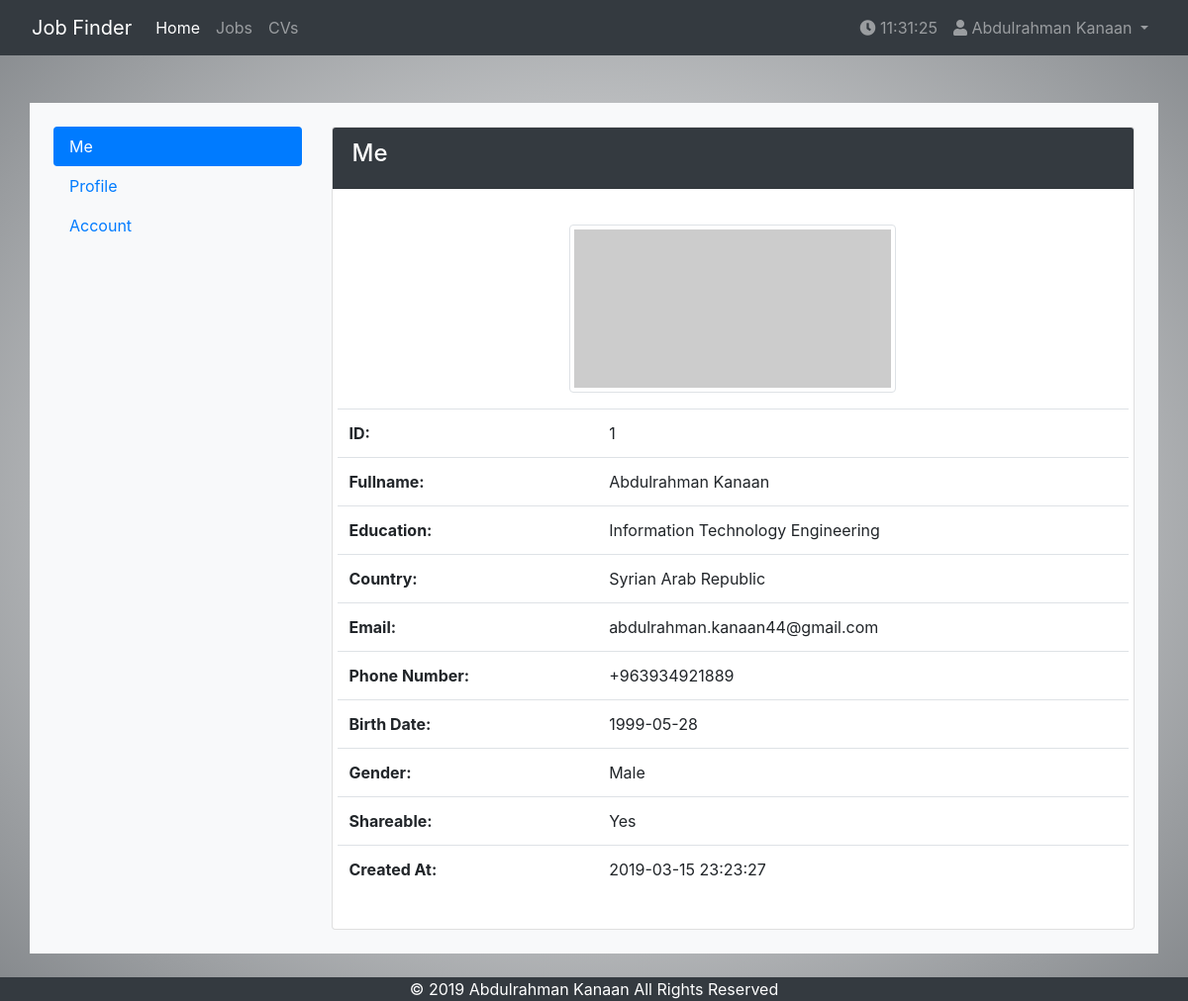
Screenshot of /users/me (signed in) with the database file from the repository.
### tables this page shows
CREATE TABLE `users` (
  `ID` int(11) NOT NULL,
  `username` varchar(255) NOT NULL,
  `password` varchar(255) NOT NULL,
  `fullname` varchar(255) NOT NULL,
  `email` varchar(255) NOT NULL,
  `gender` enum('Male','Female','','') DEFAULT NULL,
  `education` varchar(255) DEFAULT NULL,
  `phone_number` varchar(255) DEFAULT NULL,
  `nationality` int(3) DEFAULT NULL,
  `birth_date` date DEFAULT NULL,
  `created_at` datetime NOT NULL DEFAULT CURRENT_TIMESTAMP,
  `shareable` tinyint(1) NOT NULL DEFAULT '1'
);

CREATE TABLE `countries` (
  `id` int(11) NOT NULL,
  `country_code` varchar(2) NOT NULL,
  `country_name` varchar(255) NOT NULL
);

### app/controllers/Users.php (called while the page is built, shortened)
<?php
class Users extends Controller{
    private $userModel;
    public function __construct() {
        $this->userModel = $this->model('User');
    }
    public function me()
    {
        $info = $this->userModel->findUserById($_SESSION['curID']);
        $data = [
            'pageTitle' => 'Me',
            'id' => $info->ID,
            'username' => $info->username,
            'fullname' => $info->fullname,
            'edu' => $info->education,
            'nat' => $info->country,
            'phone_number' => $info->phone_number,
            'birth_date' => $info->birth_date,
            'email' => $info->email,
            'gender' => $info->gender,
            'shareable' => $info->shareable,
            'created_at' => $info->created_at
        ];
        $this->view("users/me", $data);
    }
}
?>

### app/libraries/Core.php (called while the page is built, shortened)
<?php
class Core{
    protected $currentMethod = 'index';
    public function __construct(){
        $url = $this->getUrl();
        if(file_exists(APPROOT . '/controllers/' . ucwords($url[0]) . '.php')){
            unset($url[0]);
        }
        $this->currentController = new $this->currentController();
        if(isset($url[1])){
            if(method_exists($this->currentController, $url[1])){
                $this->currentMethod = $url[1];
                unset($url[1]);
            }
        }
        $this->params = $url ? array_values($url) : [] ;
        call_user_func_array([$this->currentController, $this->currentMethod], $this->params);
    }
    public function getUrl(){
        if(isset($_GET['url'])){
            $url = $_GET['url'];
            $url = rtrim($url, '/');
            $url = filter_var($url, FILTER_SANITIZE_URL);
            $url = explode('/', $url);
            return $url;
        }
    }
};
?>

### public/index.php (called while the page is built, shortened)
<?php
    $init = new Core();
?>

### app/libraries/Database.php (called while the page is built, shortened)
<?php
class Database {
    private $host = DB_HOST;
    private $username = DB_USER;
    private $passwd = DB_PASS;
    private $dbname = DB_NAME;
    private $dbh;
    private $stmt;
    public function __construct(){
        $this->dsn = 'mysql:host=' . $this->host . ';dbname=' . $this->dbname;
        $this->options = array(
            PDO::ATTR_PERSISTENT => true,
            PDO::ATTR_ERRMODE => PDO::ERRMODE_EXCEPTION,
            PDO::MYSQL_ATTR_INIT_COMMAND => 'SET NAMES utf8'
        );
        try{
            $this->dbh = new PDO($this->dsn, $this->username, $this->passwd, $this->options);
        }
        catch(PDOException $e){
            $this->error = $e->getMessage();
            echo 'Error: ' . $this->error;
        }
    }
    public function query($sql){
        $this->stmt = $this->dbh->prepare($sql);
    }
    public function bind($param, $value, $type = null){
        if(is_null($type)){
            switch(true){
            case is_int($value):
                $type = PDO::PARAM_INT;
                break;
            }
        }
        $this->stmt->bindValue($param, $value, $type);
    }
    public function execute(){
        return $this->stmt->execute();
    }
    public function single(){
        $this->execute();
        return $this->stmt->fetch(PDO::FETCH_OBJ);
    }
}
?>

### app/models/User.php (called while the page is built, shortened)
<?php
class User {
    private $db;
    public function __construct() {
        $this->db = new Database();
    }
    public function findUserById($id)
    {
        $this->db->query("SELECT users.*, countries.country_name AS country FROM users
                        INNER JOIN countries ON users.nationality = countries.id
                        WHERE users.ID = :id");
        $this->db->bind(':id', $id);
        $row = $this->db->single();
        if($this->db->rowCount() > 0){
            return $row;
        } else {
            return false;
        }
    }
}
?>

### app/views/users/me.php (the view)
<?php require APPROOT . '/views/includes/header.php'; require APPROOT . '/views/includes/navbar.php'; ?>
<div class="my-5">
    <div class="container bg-light p-4">
        <div class="row">
            <div class="col-md-3 mb-3">
                <div class="nav flex-column nav-pills">
                <a href="<?php echo URLROOT . '/users/me' ?>" class="nav-link active">Me</a>
                    <a href="<?php echo URLROOT . '/users/profile' ?>" class="nav-link">Profile</a>
                    <a href="<?php echo URLROOT . '/users/account' ?>" class="nav-link">Account</a>
                </div>
            </div>
            <div class="col-md-9">
                <div class="tab-content">
                    <div class="card">
                        <div class="card-header text-white bg-dark"><h4><?php echo $data['pageTitle']; ?></h4></div>
                        <div class="card-body">
                            <div class="row justify-content-md-center">
                                <div class="col" style="max-width: 360px; max-height: 360px;">
                                    <img src="https://via.placeholder.com/2048x1024" class="mx-auto d-block my-3 img-thumbnail img-fluid">
                                </div>
                            </div>
                            <div class="row">
                                <div class="table-responsive">
                                    <table class="table">
                                        <tr>
                                            <td><strong>ID: </strong></td>
                                            <td><?php echo $data['id']; ?></td>
                                        </tr>
                                        <tr>
                                            <td><strong>Fullname: </strong></td>
                                            <td><?php echo $data['fullname']; ?></td>
                                        </tr>
                                        <tr>
                                            <td><strong>Education: </strong></td>
                                            <td><?php echo $data['edu']; ?></td>
                                        </tr>
                                        <tr>
                                            <td><strong>Country: </strong></td>
                                            <td><?php echo $data['nat']; ?></td>
                                        </tr>
                                        <tr>
                                            <td><strong>Email: </strong></td>
                                            <td><?php echo $data['email']; ?></td>
                                        </tr>
                                        <tr>
                                            <td><strong>Phone Number: </strong></td>
                                            <td><?php echo $data['phone_number']; ?></td>
                                        </tr>
                                        <tr>
                                            <td><strong>Birth Date: </strong></td>
                                            <td><?php echo $data['birth_date']; ?></td>
                                        </tr>
                                        <tr>
                                            <td><strong>Gender: </strong></td>
                                            <td><?php echo $data['gender']; ?></td>
                                        </tr>
                                        <tr>
                                            <td><strong>Shareable: </strong></td>
                                            <td><?php echo ($data['shareable']) ? 'Yes': 'No'; ?></td>
                                        </tr>
                                        <tr>
                                            <td><strong>Created At: </strong></td>
                                            <td><?php echo $data['created_at']; ?></td>
                                        </tr>
                                    </table>
                                </div>
                            </div>
                        </div>
                    </div>
                </div>
            </div>
        </div>
    </div>
</div>
<?php require APPROOT . '/views/includes/footer.php'; ?>

### app/libraries/Controller.php (shortened to what this page needs)
<?php
class Controller{
    public function model($model){
        return new $model();
    }
    public function view($view, $data = []){
        if(file_exists('../app/views/' . $view . '.php')){
            require_once '../app/views/' . $view . '.php';
        }
        else {
            die("this view doesn't exist");
        }
    }
}
?>

### app/views/includes/header.php (shortened to what this page needs)
<!DOCTYPE html>
<html>
<head>
    <link rel="stylesheet" type="text/css" media="screen" href="<?php echo URLROOT; ?>/public/css/bootstrap.min.css">
    <link rel="stylesheet" href="https://use.fontawesome.com/releases/v5.7.2/css/all.css">
    <link rel="stylesheet" type="text/css" media="screen" href="<?php echo URLROOT; ?>/public/css/main.css">
</head>
<body>

### app/views/includes/navbar.php (shortened to what this page needs)
<nav class="navbar navbar-expand-lg navbar-dark bg-dark">
    <a class="navbar-brand ml-3" href="<?php echo URLROOT . '/home'; ?>"><?php echo SITENAME; ?></a>
    <div class="collapse navbar-collapse" id="navbarSupportedContent">
        <ul class="navbar-nav mr-auto">
        <li class="nav-item active">
            <a class="nav-link" href="<?php echo URLROOT . '/home'; ?>">Home <span class="sr-only">(current)</span></a>
        </li>
        <li class="nav-item">
            <a class="nav-link" href="#">Jobs</a>
        </li>
        <li class="nav-item">
            <a class="nav-link" href="<?php echo URLROOT . '/cvs'; ?>">CVs</a>
        </li>
        </ul>
        <ul class="navbar-nav ml-auto mr-3">
            <li class="nav-item">
                <a class="nav-link digital-clock" style="cursor: default;" style="color: white;"></a>
            </li>
            <li class="nav-item dropdown">
                <a class="nav-link dropdown-toggle" id="userDropdown" role="button" data-toggle="dropdown" aria-haspopup="true" aria-expanded="false" style="cursor: pointer;">
                    <i class="fa fa-user"></i> <?php echo $_SESSION['curFullname']; ?>
                </a>
            </li>
        </ul>
    </div>
</nav>

### app/views/includes/footer.php (shortened to what this page needs)
    <div class="fixedFooter">
        &copy; 2019 Abdulrahman Kanaan All Rights Reserved
    </div>
</body>
</html>

### public/css/main.css (style rules this page uses)
html { overflow-y: scroll; }
body { background-image: radial-gradient(white ,#343a4099 99%); background-repeat: no-repeat; background-attachment: fixed; transition: background-color .5s; }
.fixedFooter { position: fixed; left: 0; bottom: 0; width: 100%; background-color: #343a40!important; color: white; text-align: center; }

### rows the page displays
users: ID "1", fullname "Abdulrahman Kanaan", education "Information Technology Engineering", nationality.country_name "Syrian Arab Republic", email "abdulrahman.kanaan44@gmail.com", phone_number "+963934921889", birth_date "1999-05-28", gender "Male", created_at "2019-03-15 23:23:27"

### other values shown
SITENAME "Job Finder"
$_SESSION['curFullname'] "Abdulrahman Kanaan"
$data['pageTitle'] "Me"
